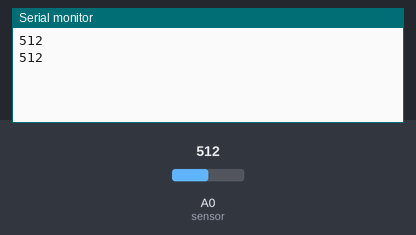
Bench run of a sketch on a simulated Arduino Uno, built with avr-gcc and run on an emulated ATmega328P. Parts: the last lines printed to the serial monitor. Inputs (shaded band) come from the test bench; at power-on: A0 (sensor) = 512.

Above: at 2.8 s.
2.9 s: A0 (sensor) set to 716
At 4.5 s:
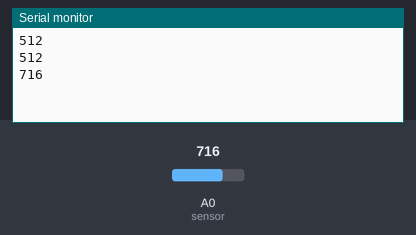
5.6 s: A0 (sensor) set to 900
At 7.3 s:
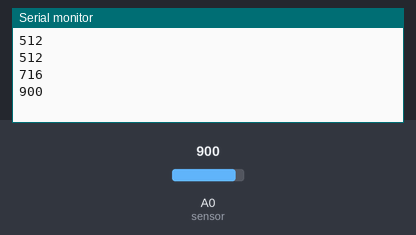
Timing chart, 0 to 8.8 s (numbered marks = the images above; inputs shaded):
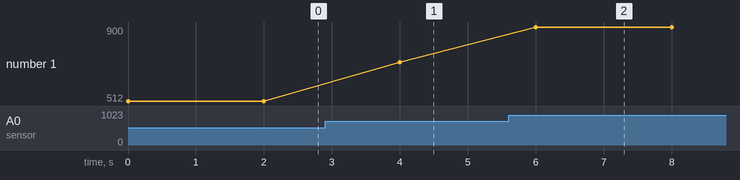

Measured:
- after the input at 2.9 s, the serial monitor: prints a new line after 1.1 s (image 1)
- after the input at 5.6 s, the serial monitor: prints a new line after 0.40 s (image 2)
- plotted number 1: 512 → 716 after the input at 2.9 s, 716 → 900 after the input at 5.6 s

The sketch:

Calibration_v1.ino
```cpp
//taken from https://www.dfrobot.com/wiki/index.php/Capacitive_Soil_Moisture_Sensor_SKU:SEN0193


void setup()
{
  Serial.begin(9600); // open serial port, set the baud rate as 9600 bps
}

void loop()
{
  int val;
  val = analogRead(A0); //connect sensor to Analog 0
  Serial.println(val); //print the value to serial port
  delay(2000);
}
//max(1) = 2900
//min(1) = 1300

//max(2) = 2647
//min(2) = 1200

//max(3) = 3100
//min(3) = 1400
```
